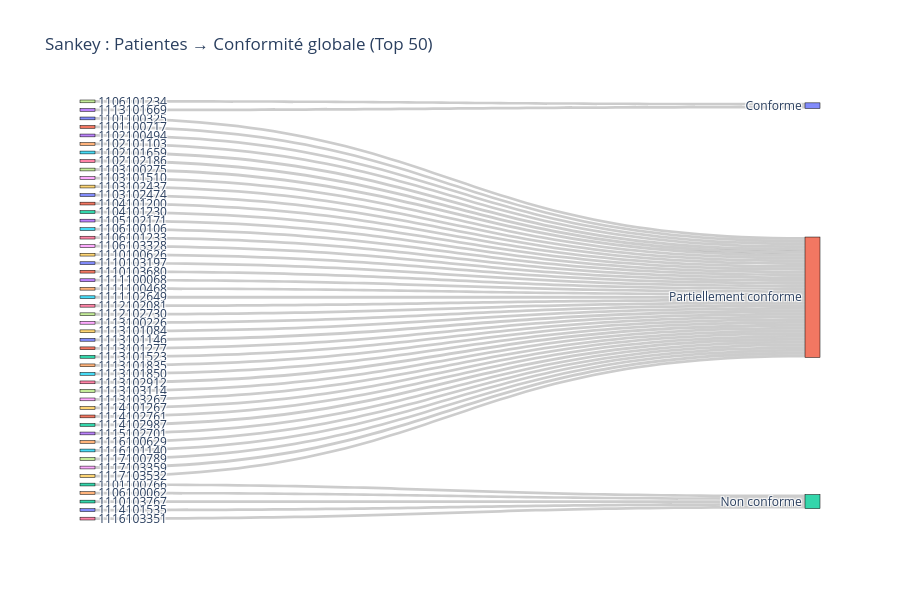

The cell this chart's notebook holds for it:
### Code cell
df_patientes_global = (
    df_long[df_long["score_conformité"].notna()]  #
    .groupby("ID_PATIENT")["score_conformité"]
    .mean() 
    .reset_index(name="score_conformité_moyen")
)

def cat_conf_globale(score):
    if pd.isna(score):
        return "N/A"
    elif score == 1:
        return "Conforme"
    elif score > 0.5:
        return "Partiellement conforme"
    else:
        return "Non conforme"

df_patientes_global["Catégorie_Conformité_Globale"] = df_patientes_global["score_conformité_moyen"].apply(cat_conf_globale)

import plotly.graph_objects as go

# 50 premières pour que ce soit lisible
df_visu = df_patientes_global.head(50).copy()

labels = list(df_visu["ID_PATIENT"].astype(str)) + ["Conforme", "Partiellement conforme", "Non conforme", "N/A"]
cat_list = ["Conforme", "Partiellement conforme", "Non conforme", "N/A"]
label_indices = {k: v for v, k in enumerate(labels)}

sources = df_visu["ID_PATIENT"].astype(str).map(label_indices)
targets = df_visu["Catégorie_Conformité_Globale"].map(label_indices)
values = [1] * len(df_visu)

fig = go.Figure(go.Sankey(
    node=dict(
        pad=15, thickness=15, line=dict(color="black", width=0.5),
        label=labels
    ),
    link=dict(
        source=sources,
        target=targets,
        value=values
    )
))
fig.update_layout(title="Sankey : Patientes → Conformité globale (Top 50)", font_size=12, width=900, height=600)
fig.show()

### Figure 1 — Plotly figure (JSON) as saved in the notebook; plotly's stock layout.template omitted (floating-point values rounded to 4 significant figures)
{"data": [{"link": {"source": [0, 1, 2, 3, 4, 5, 6, 7, 8, 9, 10, 11, 12, 13, 14, 15, 16, 17, 18, 19, 20, 21, 22, 23, 24, 25, 26, 27, 28, 29, 30, 31, 32, 33, 34, 35, 36, 37, 38, 39, 40, 41, 42, 43, 44, 45, 46, 47, 48, 49], "target": [51, 51, 52, 51, 51, 51, 51, 51, 51, 51, 51, 51, 51, 51, 52, 51, 51, 50, 51, 51, 51, 51, 52, 51, 51, 51, 51, 51, 51, 51, 51, 51, 51, 50, 51, 51, 51, 51, 51, 51, 52, 51, 51, 51, 51, 51, 52, 51, 51, 51], "value": [1, 1, 1, 1, 1, 1, 1, 1, 1, 1, 1, 1, 1, 1, 1, 1, 1, 1, 1, 1, 1, 1, 1, 1, 1, 1, 1, 1, 1, 1, 1, 1, 1, 1, 1, 1, 1, 1, 1, 1, 1, 1, 1, 1, 1, 1, 1, 1, 1, 1]}, "node": {"label": ["1101100325", "1101100717", "1101100766", "1102100494", "1102101103", "1102101659", "1102102186", "1103100275", "1103101510", "1103102437", "1103102474", "1104101200", "1104101230", "1105102171", "1106100062", "1106100106", "1106101233", "1106101234", "1106103328", "1110100626", "1110103197", "1110103680", "1110103767", "1111100068", "1111100468", "1111102649", "1112102081", "1112102730", "1113100226", "1113101084", "1113101146", "1113101277", "1113101523", "1113101669", "1113101835", "1113101850", "1113102912", "1113103114", "1113103267", "1114101267", "1114101535", "1114102761", "1114102987", "1115102701", "1116100629", "1116101140", "1116103351", "1117100789", "1117103359", "1117103532", "Conforme", "Partiellement conforme", "Non conforme", "N/A"], "line": {"color": "black", "width": 0.5}, "pad": 15, "thickness": 15}, "type": "sankey"}], "layout": {"font": {"size": 12}, "height": 600, "title": {"text": "Sankey : Patientes → Conformité globale (Top 50)"}, "width": 900}}
